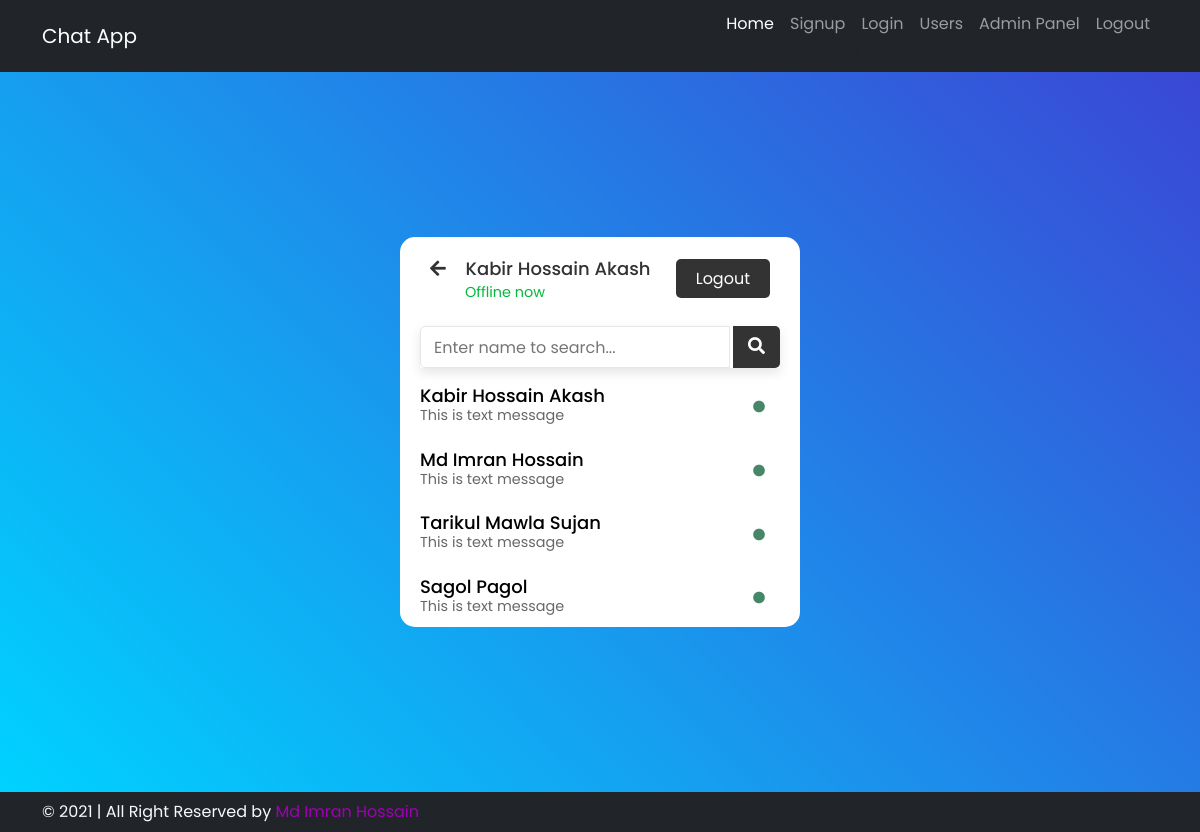
Screenshot of /chat/users.php (signed in) with the database file from the repository.
### tables this page shows
CREATE TABLE `users` (
  `user_id` int(11) NOT NULL,
  `unique_id` int(200) DEFAULT NULL,
  `fname` varchar(255) DEFAULT NULL,
  `lname` varchar(255) DEFAULT NULL,
  `email` varchar(255) DEFAULT NULL,
  `password` varchar(255) DEFAULT NULL,
  `img` varchar(400) DEFAULT NULL,
  `status` varchar(255) DEFAULT NULL
);

### chat/users.php (the view, shortened to what this page needs)
<?php
  require_once "header.php";
  require_once "admin/config/config.php";
  $sql = mysqli_query($conn, "SELECT * FROM users WHERE unique_id = '{$_SESSION['unique_id']}'");
  if (mysqli_num_rows($sql) > 0) {
    $row = mysqli_fetch_assoc($sql);
  }
?>
      <div class="site-content admin">
      <div class="users-area">
        <div class="header">
          <div class="details">
            <a class="back-icon" href="javascript:void(0)">
              <i class="fas fa-arrow-left"></i>
            </a>
            <span><?php echo $row['fname'] . ' ' . $row['lname']; ?></span>
            <p><?php echo $row['status']; ?></p>
          </div>
          <div class="logout">
            <a href="admin/logout.php">Logout</a>
          </div>
        </div>
        <div class="search">
          <span class="text">Select and user to start chat</span>
          <input type="search" name="search_user" placeholder="Enter name to search...">
          <button><i class="fas fa-search"></i></button>
        </div>
        <div class="users-list">
        <?php
        $sql = mysqli_query($conn, "SELECT * FROM users");
        if (mysqli_num_rows($sql) == 1) {
          echo "Now users are available to chat";
        } elseif (mysqli_num_rows($sql) > 0) {
          while($row = mysqli_fetch_assoc($sql)) : ?>
            <a href="index.php?user_id=<?php echo $row['unique_id']; ?>">
            <div class="content">
            <div class="details">
                <span><?php echo $row['fname'] . ' ' . $row['lname']; ?></span>
                  <p>This is text message</p>
                </div>
              </div>
              <div class="status-dot"><i class="fas fa-circle"></i></div>
            </a>
          <?php endwhile;
        } ?>
        </div>
        </div>
        </div>
<?php require_once "admin/admin_footer.php"; ?>

### rows the page displays
users: fname "Kabir Hossain", lname "Akash", status "Offline now"
users: fname "Md Imran", lname "Hossain"
users: fname "Tarikul Mawla", lname "Sujan"
users: fname "Sagol", lname "Pagol"
